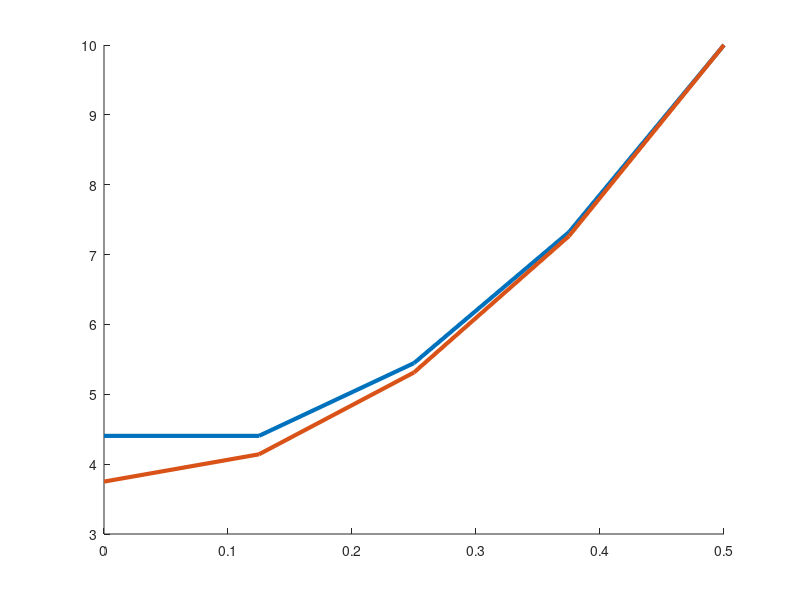

MATLAB code for this plot: (Note: this script raises an error after producing the figure.)
clc;
clear all;
%  Initial values
Ce=10;
R=0.5;
k=4*10^(-9);
s= 10^(-8);
Deff= 10^(-10);

%  Taking 6 meshes
N=[4 40 100 400 4000 40000];
%  looping for different meshes

for e =1:6
    dr=R/N(e);



    d1= (Deff)/(dr^2);
    d2= Deff/(2*dr);
    
    K=zeros(N(e)+1,N(e)+1);
    F=zeros(N(e)+1,1);
    
    C0=0;
    %  neumann boundary condition CENTRAL approximation
    
    K(1,1)=-1;
    K(1,2)=1;
%     K(1,1)=-3;
%     K(1,2)=4;
%     K(1,3)=-1;
    K(N(e)+1,N(e)+1)=1;
    
    F(1,1)=0;
    %     Dirichlet condition
    F(N(e)+1,1)=Ce;
    % equation for i from 2 to N
    for i = 2:N(e);
            K(i,i-1:i+1) = [d1-d2/(dr*(i-1)) -2*d1 d1+d2/(dr*(i-1))];
            F(i,1) = s;
    end
    %     Solving for concentration
    U=K\F;
    
    x=0:dr:R;
    figure(e)
    hold on
    plot(x,U,'DisplayName','numerical solution', 'LineWidth',3)
    
    
    X= (1/4).*(s./Deff).*(x.^2-R^2)+Ce;
    plot(x,X,'DisplayName','analytical solution', 'LineWidth',3)
    
    title('Combine Plots N=', N(e))
    xlabel('r-values')
    ylabel('Concentration C')
    
    hold off
    % initial value of norme 1 and 2 
    L_1 =1/(N(e)+1)*(abs(U(1)-X(1)));
    L_2=(1/(N(e)+1)*(abs(U(1)-X(1)))^2);
    % storing in a matrix the error to find the maximum for Linfinity
    store = [abs(U(1)-X(1))];
    % applying the sum and concatination of matrices
    for j=2:N(e)+1
        L_1=L_1+ 1/(N(e)+1)*(abs(U(j)-X(j)));
        L_2=L_2+ (1/(N(e)+1)*(abs(U(j)-X(j)))^2);
        
        store(j)=[abs(U(j)-X(j))];
       
    end
    % displaying the norms
    Lf_1(e)=L_1
    Lf_2(e)=L_2^0.5
    Lf_3(e)=max(store)
end

dr=R./N
[]
figure(7)
hold on
loglog(dr,Lf_1,'DisplayName','L1')
loglog(dr,Lf_2,'DisplayName','L2')
loglog(dr,Lf_3,'DisplayName','L3')


% plot(log(Lf_1),log(dr),'DisplayName','L1')
% plot(log(Lf_2),log(dr),'DisplayName','L2')
% plot(log(Lf_3),log(dr),'DisplayName','L3')
title('log L vs log dr')
xlabel('log dr')
ylabel('log L')
hold off